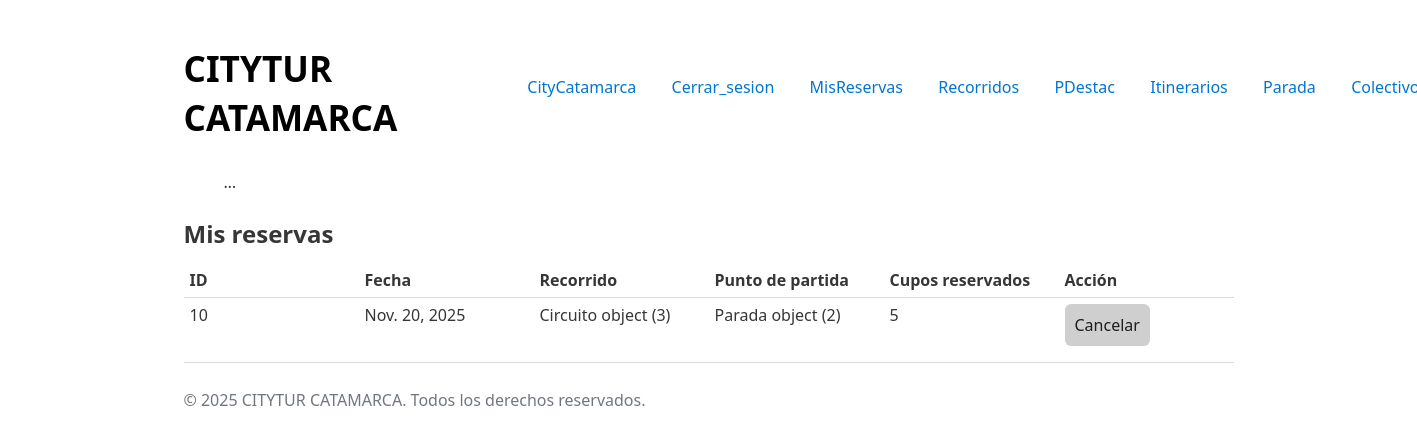
/mis_reservas/ (signed in), run on the app's committed database.
### reservas/models.py (models this page shows)
class Reserva(models.Model):
    usuario = models.ForeignKey(User, on_delete= models.CASCADE, default= None, null= True)
    fecha = models.DateField()
    puntoPartida = models.CharField(max_length= 100)
    cantCupos = models.IntegerField()
    circuito = models.ForeignKey(Circuito, on_delete= models.CASCADE)
    colectivo = models.ForeignKey(Colectivo,
                                    on_delete= models.CASCADE,
                                    default= None,
                                    null=True,
                                    blank=True
                                )

### recorridos/models.py (models this page shows, shortened)
class Circuito(models.Model):
    nombre = models.CharField(max_length= 50)
    horario = models.DateTimeField()
    origen = models.CharField(max_length= 50, default='sin origen')
    destino = models.CharField(max_length= 50, default= 'sin destino')
    itinerario = models.ForeignKey(Itinerario, on_delete= models.CASCADE)
    STATE_CHOICES = [
        ('ELIMINADO', 'Eliminado'),
        ('ACTIVO', 'Activo'),
        ('BAJA', 'Baja'),
    ]
    estado = models.CharField(max_length= 20, choices= STATE_CHOICES, default= 'ACTIVO')

### usuarios/views.py (the view, shortened to what this page needs)
# urls.py: path('mis_reservas/', views.mis_reservas, name='mis_reservas')
def mis_reservas(request):
    if not request.user.is_authenticated:
        return render(request, 'reservas.html', {
            'reservas': [],
            'mensaje': 'Debes iniciar sesiÃ³n para ver tus reservas.'
        })
    reservas = Reserva.objects.filter(usuario=request.user).order_by('-fecha')
    return render(request, 'reservas.html', {
        'reservas': reservas,
        'hoy': timezone.now().date(),
    })

### usuarios/templates/reservas.html (shortened to what this page needs)
{% extends "base.html" %}
{% block content %}
<h2>Mis reservas</h2>
{% if not user.is_authenticated %}
  <p>{{ mensaje }}</p>
{% else %}
  {% if reservas %}
    <table>
      <thead>
        <tr>
          <th>ID</th>
          <th>Fecha</th>
          <th>Recorrido</th>
          <th>Punto de partida</th>
          <th>Cupos reservados</th>
          <th>Acción</th>
        </tr>
      </thead>
      <tbody>
        {% for r in reservas %}
          <tr>
            <td>{{ r.id }}</td>
            <td>{{ r.fecha }}</td>
            <td>{{ r.circuito }}</td>
            <td>{{ r.puntoPartida }}</td>
            <td>{{ r.cantCupos }}</td>
            <td>
              {% if r.fecha > hoy %}
                <form method="post" style="display:inline;">
                  <button type="submit" onclick="return confirm('¿Cancelar esta reserva?')">
                    Cancelar
                  </button>
                </form>
              {% else %}
                <em>No cancelable</em>
              {% endif %}
            </td>
          </tr>
        {% endfor %}
      </tbody>
    </table>
  {% else %}
    <p>No tienes reservas registradas.</p>
  {% endif %}
{% endif %}
{% endblock %}

### core/static/css/styles.css (style rules this page uses)
:root { --background-body: #fff; --background: #efefef; --background-alt: #f7f7f7; --selection: #9e9e9e; --text-main: #363636; --text-bright: #000; --text-muted: #70777f; --links: #0076d1; --focus: #0096bfab; --border: #dbdbdb; --button-base: #d0cfcf; --button-hover: #9b9b9b; --scrollbar-thumb: rgb(170, 170, 170); --scrollbar-thumb-hover: var(--button-hover); --form-placeholder: #949494; --form-text: #1d1d1d; }
html { scrollbar-color: #040a0f #202b38; scrollbar-color: var(--scrollbar-thumb) var(--background-body); scrollbar-width: thin; }
body { font-family: system-ui, -apple-system, BlinkMacSystemFont, 'Segoe UI', 'Roboto', 'Oxygen', 'Ubuntu', 'Cantarell', 'Fira Sans', 'Droid Sans', 'Helvetica Neue', 'Segoe UI Emoji', 'Apple Color Emoji', 'Noto Color Emoji', sans-serif; line-height: 1.4; max-width: 1050px; margin: 20px auto; padding: 0 10px; word-wrap: break-word; color: #363636; color: var(--text-main); background: #fff; background: var(--background-body); text-rendering: optimizeLegibility; }
button { color: #1d1d1d; color: var(--form-text); background-color: #d0cfcf; background-color: var(--button-base); font-family: inherit; font-size: inherit; padding-right: 30px; padding-left: 30px; padding: 10px; border: none; border-radius: 6px; outline: none; }
h1, h2, h3, h4, h5, h6 { margin-bottom: 12px; margin-top: 24px; }
table { border-collapse: collapse; margin-bottom: 10px; width: 100%; table-layout: fixed; }
td, th { padding: 6px; text-align: left; vertical-align: top; word-wrap: break-word; }
thead { border-bottom: 1px solid #dbdbdb; border-bottom: 1px solid var(--border); }

### data on the page
Reserva: id "10", fecha "Nov. 20, 2025", circuito "Circuito object (3)", puntoPartida "Parada object (2)", cantCupos "5"
